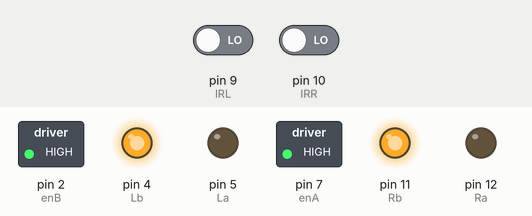
A sketch run on a simulated Arduino Uno, built with avr-gcc and run on an emulated ATmega328P. On the bench: switched loads named in the sketch (green lamp = pin HIGH), output pins drawn as LEDs (lit = HIGH). The inputs (shaded band) are chosen by the test bench; at power-on: pin 9 (IRL) LOW, pin 10 (IRR) LOW.

Above: at 1.2 s.
1.3 s: pin 9 (IRL) driven HIGH
At 2.5 s:
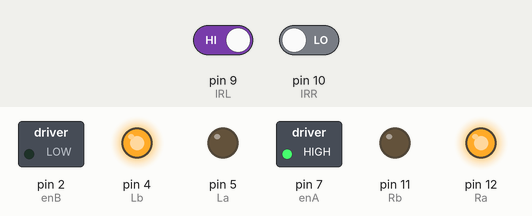
2.9 s: pin 10 (IRR) driven HIGH
At 3.6 s:
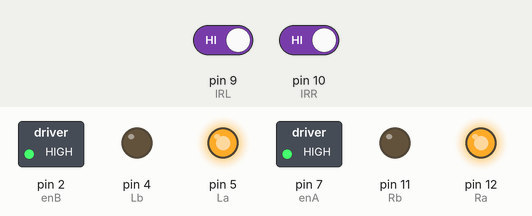
4.4 s: pin 9 (IRL) driven LOW
At 4.9 s:
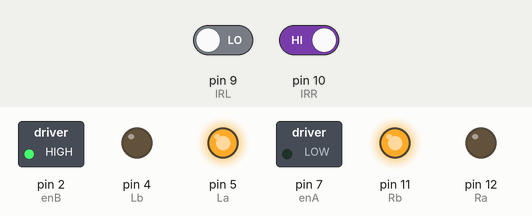
6.0 s: pin 10 (IRR) driven LOW
At 7.2 s:
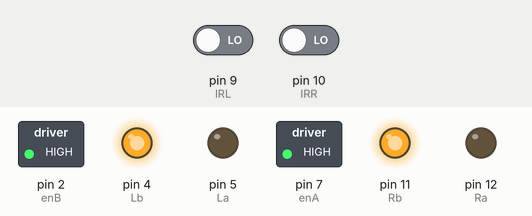
Timing chart, 0 to 8.5 s (numbered marks = the images above; inputs shaded):
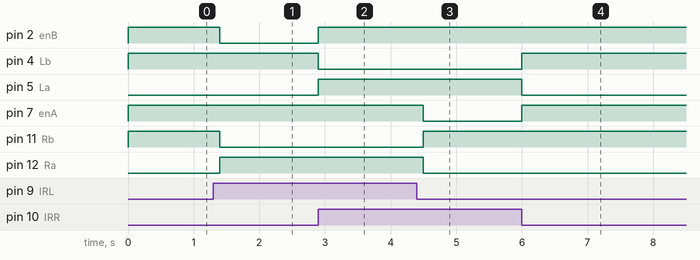

The sketch:

IR_sensor.ino
```cpp
// Black Line Follower sensors
int IRR=10;    //Right sensor
int IRL=9;    //left Sensor
//Right motor
int enA=7;
int Ra=12;
int Rb=11;
//Left Motor
int enB=2;
int La=5;
int Lb=4;
void setup()
{
  // put your setup code here, to run once:
  pinMode(enA,OUTPUT);
  pinMode(enB,OUTPUT);
  pinMode(IRR,INPUT);
  pinMode(IRL,INPUT);
  pinMode(Ra,OUTPUT);
  pinMode(Rb,OUTPUT);
  pinMode(La,OUTPUT);
  pinMode(Lb,OUTPUT);
}
void loop()
{

   int RR=digitalRead(IRR);
   int LR=digitalRead(IRL);
   if(RR==1 && LR==1) //IR sensors are on black line
  {
    //Stop both Motors
    digitalWrite(Ra,1);
    digitalWrite(Rb,0);
    digitalWrite(La,1);
    digitalWrite(Lb,0);
    analogWrite(enA,150);
    analogWrite(enB,150);
  }

  else if(RR==0 && LR==0)  //IR not on black line
  {
    //Move both the Motors in reverse
    digitalWrite(Ra,0);
    digitalWrite(Rb,1);
    digitalWrite(La,0);
    digitalWrite(Lb,1);
    analogWrite(enA,150);
    analogWrite(enB,150);
  }

  else if(RR==0 && LR==1)
  {
    //To turn left then the speed of the left wheel should be less than that of the right wheel
    digitalWrite(Ra,1);
    digitalWrite(Rb,0);
    digitalWrite(La,0);
    digitalWrite(Lb,1);
    analogWrite(enA,150);
    analogWrite(enB,100);
    delay(100);
  }

  else if(RR==1 && LR==0)
  {
    //To turn right then the speed of the right wheel should be less than that of the left wheel
    digitalWrite(Ra,0);
    digitalWrite(Rb,1);
    digitalWrite(La,1);
    digitalWrite(Lb,0);
    analogWrite(enA,100);
    analogWrite(enB,150);
    delay(100);
  }

  else
  {
    //Stop both the motors
    digitalWrite(Ra,0);
    digitalWrite(Rb,0);
    digitalWrite(La,0);
    digitalWrite(Lb,0);
    analogWrite(enA,0);
    analogWrite(enB,0);
  }
  delay(200);
}
```

Measured:
- after the input at 1.3 s, pin 2 (enB), pin 11 (Rb): HIGH → LOW after 0.10 s; pin 12 (Ra): LOW → HIGH after 0.10 s
- after the input at 2.9 s, pin 2 (enB), pin 5 (La): LOW → HIGH at once; pin 4 (Lb): HIGH → LOW at once
- after the input at 4.4 s, pin 7 (enA), pin 12 (Ra): HIGH → LOW after 0.10 s; pin 11 (Rb): LOW → HIGH after 0.10 s
- after the input at 6.0 s, pin 4 (Lb), pin 7 (enA): LOW → HIGH at once; pin 5 (La): HIGH → LOW at once
